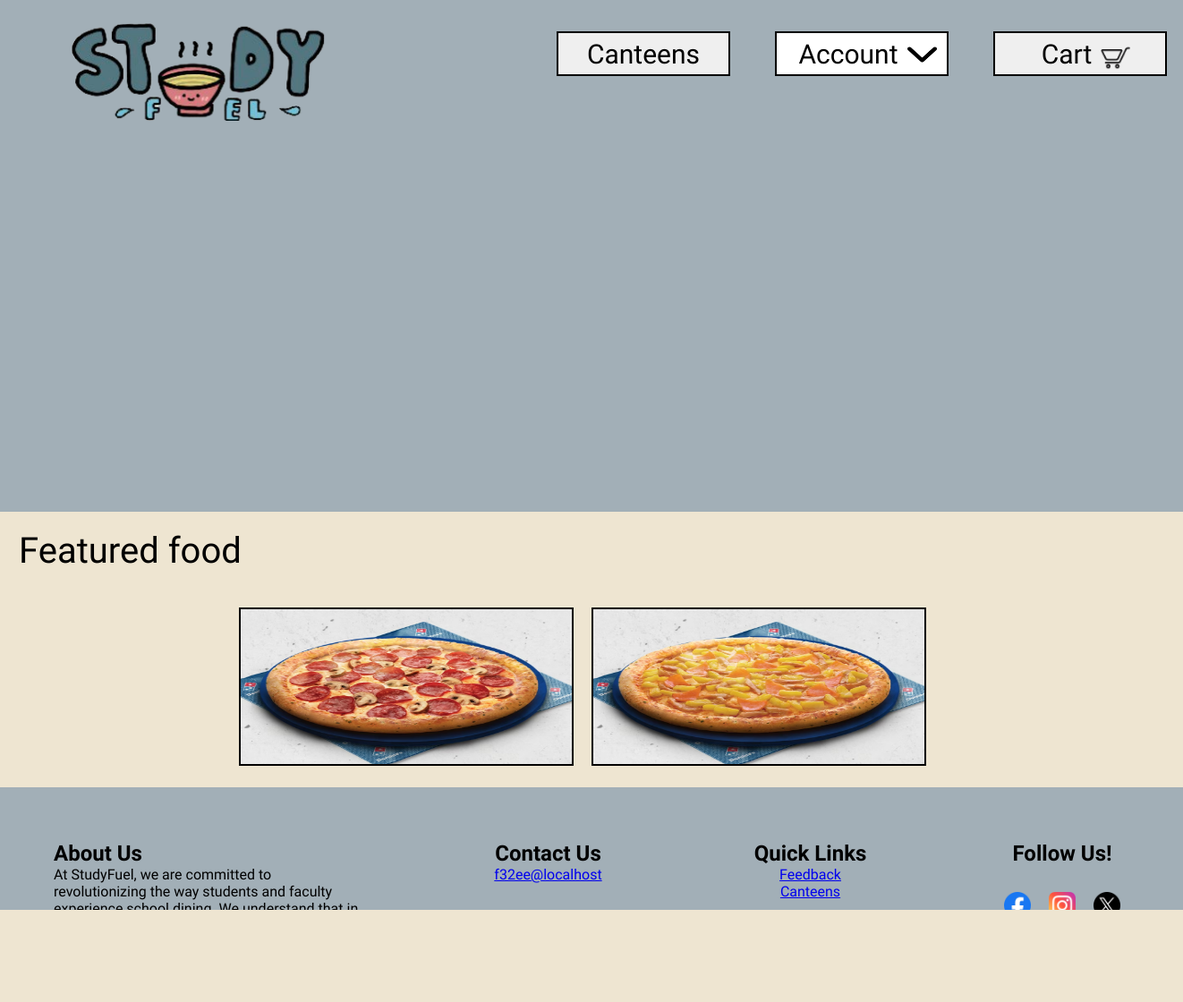
Page /Pages/index.php (signed in) on the earlier database version.
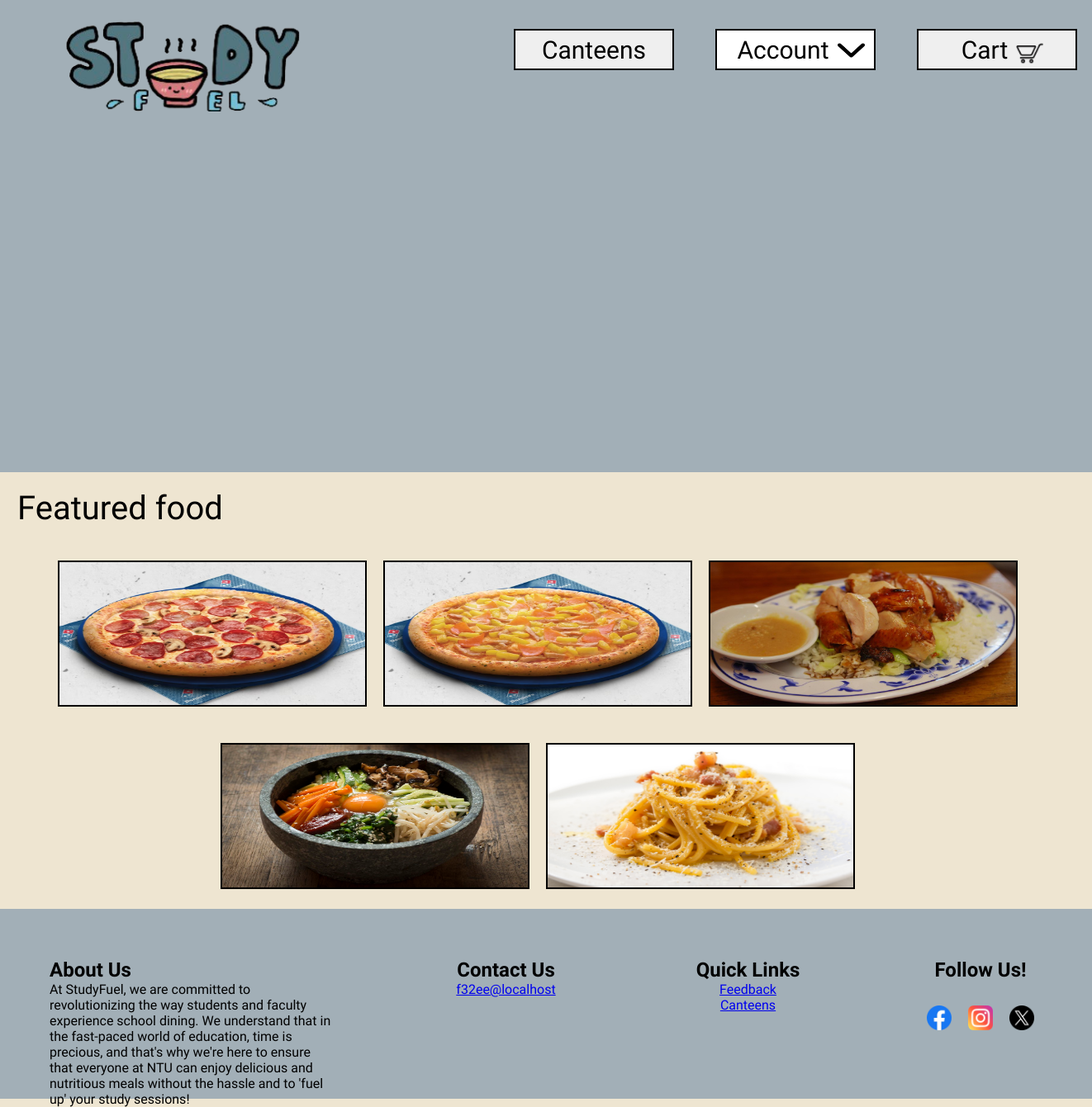
Same page on the later database version.
### tables this page shows
CREATE TABLE `food` (
  `food_id` int(11) NOT NULL,
  `canteen_id` int(11) NOT NULL,
  `food_name` longtext NOT NULL,
  `description` longtext NOT NULL,
  `price` decimal(4,2) NOT NULL,
  `rank` int(11) NOT NULL DEFAULT 0,
  `image_path` longtext NOT NULL
);

### Pages/index.php (the view, shortened to what this page needs)
<!DOCTYPE html>
<html lang="en">
<head>
    <link rel="stylesheet" type="text/css" href="../Stylesheets/global.css">
    <link rel="stylesheet" type="text/css" href="../Stylesheets/index.css">
    <?php
        @ $db = new mysqli('localhost', 'root', '', 'studyfuel');
        $query = 'SELECT * FROM food ORDER BY rank DESC LIMIT 5';
        $result = $db->query($query);
    ?>
</head>
<body>
    <header>
        <a href="index.php"><img class="logo" src="../Icons/studyfuelLogo.png"></a>
        <?php
            include 'loginheader.php';
        ?>
    </header>
    <div class="content">
        <div id="popularChoicesTitle">
            Featured food
        </div>
        <div id="popularChoicesPhoto">
            <?php
                while($row = mysqli_fetch_assoc($result) ){
                    echo '<a href="../Pages/canteen.php?id='.$row['canteen_id'].'"><img src="../foodPhoto/'.$row['image_path'].'"></a>';
                }
            ?>
        </div>
    </div>
    <?php
        include 'footer.php';
    ?>
</body>
</html>

Differences in the rows shown:
added food: image_path (picture)
added food: image_path (picture)
added food: image_path (picture)
